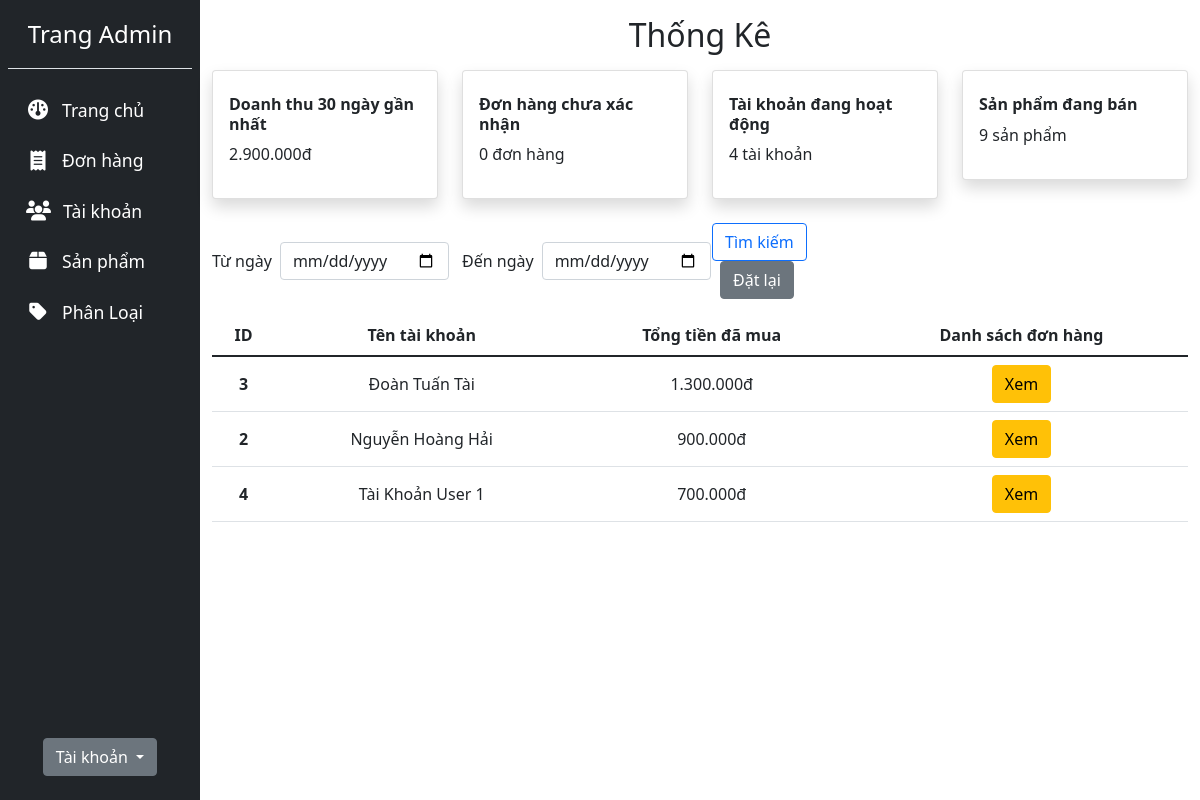
The app's page /admin/dashboard.php (signed in) with its own data.
### tables this page shows
CREATE TABLE `accounts` (
  `account_id` int(11) NOT NULL,
  `account_name` varchar(255) NOT NULL,
  `account_email` varchar(255) NOT NULL,
  `account_password` varchar(255) NOT NULL,
  `account_status` varchar(10) NOT NULL DEFAULT 'Active',
  `account_role` varchar(10) NOT NULL
);

### admin/dashboard.php (the view, shortened to what this page needs)
<?php
include '../server/connection.php';
$revenue_last_30_days_stmt = $conn->prepare("SELECT SUM(order_cost) AS revenue_last_30_days
                                        FROM orders
                                        WHERE order_date >= DATE_SUB(CURDATE(), INTERVAL 30 DAY)
                                        AND order_status = 'Thành công'");
$revenue_last_30_days_stmt->execute();
$revenue_last_30_days_result = $revenue_last_30_days_stmt->get_result();
$revenue_last_30_days_row = $revenue_last_30_days_result->fetch_assoc();
$order_stmt = $conn->prepare("SELECT COUNT(*) AS total
                              FROM orders
                              WHERE order_status = 'Chưa xác nhận'");
$order_stmt->execute();
$order_result = $order_stmt->get_result();
$order_row = $order_result->fetch_assoc();
$account_stmt = $conn->prepare("SELECT COUNT(*) AS total
                                FROM accounts
                                WHERE account_status = 'Active'");
$account_stmt->execute();
$account_result = $account_stmt->get_result();
$account_row = $account_result->fetch_assoc();
$product_stmt = $conn->prepare("SELECT COUNT(*) AS total
                                FROM products
                                WHERE product_status = 'Đang bán'");
$product_stmt->execute();
$product_result = $product_stmt->get_result();
$product_row = $product_result->fetch_assoc();
$date_condition = "";
$total_spent_stmt = $conn->prepare("SELECT a.account_id, a.account_name,
                                    SUM(o.order_cost) AS total_spent
                                    FROM accounts a
                                    JOIN orders o ON a.account_id = o.account_id
                                    WHERE o.order_status = 'Thành công' $date_condition
                                    GROUP BY a.account_id, a.account_name
                                    ORDER BY total_spent DESC
                                    LIMIT 5");
$total_spent_stmt->execute();
$total_spent_result = $total_spent_stmt->get_result();
?>
<!DOCTYPE html>
<html lang="en">
<head>
  <link href="https://cdn.jsdelivr.net/npm/bootstrap@5.1.3/dist/css/bootstrap.min.css" rel="stylesheet"
>
  <link rel="stylesheet" href="../admin/assets/css/style.css">
</head>
<body>
  <div class="container-fluid">
    <div class="row flex-nowrap">
      <?php include '../admin/layouts/sidebar.php'; ?>
      <div class="col py-3">
        <h2 class="text-center mb-3">Thống Kê</h2>
        <div class="row mb-4">
          <div class="col-12 col-md-3">
            <div class="card shadow">
              <div class="card-body py-4">
                <h6 class="mb-2 fw-bold">
                  Doanh thu 30 ngày gần nhất
                </h6>
                <p class="mb-2">
                  <?php echo number_format($revenue_last_30_days_row['revenue_last_30_days'], 0, ',', '.') . 'đ'; ?>
                </p>
              </div>
            </div>
          </div>
          <div class="col-12 col-md-3">
            <div class="card shadow">
              <div class="card-body py-4">
                <h6 class="mb-2 fw-bold">
                  Đơn hàng chưa xác nhận
                </h6>
                <p class="mb-2">
                  <?php echo $order_row['total']; ?> đơn hàng
                </p>
              </div>
            </div>
          </div>
          <div class="col-12 col-md-3">
            <div class="card shadow">
              <div class="card-body py-4">
                <h6 class="mb-2 fw-bold">
                  Tài khoản đang hoạt động
                </h6>
                <p class="mb-2">
                  <?php echo $account_row['total']; ?> tài khoản
                </p>
              </div>
            </div>
          </div>
          <div class="col-12 col-md-3">
            <div class="card shadow">
              <div class="card-body py-4">
                <h6 class="mb-2 fw-bold">
                  Sản phẩm đang bán
                </h6>
                <p class="mb-2">
                  <?php echo $product_row['total']; ?> sản phẩm
                </p>
              </div>
            </div>
          </div>
        </div>
        <form id="searchForm" action="dashboard.php" method="get">
          <div class="row mb-3">
            <div class="col-md-3 d-flex align-items-center">
              <label for="fromDay" class="form-label mb-0 me-2" style="white-space: nowrap;">Từ ngày</label>
              <input name="fromDay" id="fromDay" class="form-control" type="date" value="<?php if (isset($_GET['fromDay'])) echo $_GET['fromDay']; ?>">
            </div>
            <div class="col-md-3 d-flex align-items-center">
              <label for="toDay" class="form-label mb-0 me-2" style="white-space: nowrap;">Đến ngày</label>
              <input name="toDay" id="toDay" class="form-control" type="date" value="<?php if (isset($_GET['toDay'])) echo $_GET['toDay']; ?>">
            </div>
            <div class="col-md-2">
              <input type="submit" value="Tìm kiếm" name="search_btn" class="btn btn-outline-primary">
              <a href="dashboard.php" class="btn btn-secondary ms-2">Đặt lại</a>
            </div>
          </div>
        </form>
        <?php if ($total_spent_result->num_rows > 0) { ?>
          <table class="table text-center">
            <thead>
              <tr>
                <th scope="col">ID</th>
                <th scope="col">Tên tài khoản</th>
                <th scope="col">Tổng tiền đã mua</th>
                <th scope="col">Danh sách đơn hàng</th>
              </tr>
            </thead>
            <tbody>
              <?php while ($total_spent_row = $total_spent_result->fetch_assoc()) { ?>
                <tr class="align-middle">
                  <th scope="row"><?php echo $total_spent_row['account_id']; ?></th>
                  <td><?php echo $total_spent_row['account_name']; ?></td>
                  <td><?php echo number_format($total_spent_row['total_spent'], 0, ',', '.'); ?>đ</td>
                  <td>
                    <form action="orders_list.php?account_id=<?php echo $total_spent_row['account_id']; ?>" method="post">
                      <input type="submit" class="btn btn-warning" name="orders_list_btn" value="Xem">
                    </form>
                  </td>
                </tr>
              <?php } ?>
            </tbody>
          </table>
        <?php } else { ?>
          <p>Không tìm thấy kết quả</p>
        <?php } ?>
      </div>
    </div>
  </div>
</body>
</html>

### records on screen
accounts: account_id "3", account_name "Đoàn Tuấn Tài", total_spent "1.300.000"
accounts: account_id "2", account_name "Nguyễn Hoàng Hải", total_spent "900.000"
accounts: account_id "4", account_name "Tài Khoản User 1", total_spent "700.000"

### other values on screen
$revenue_last_30_days_row['revenue_last_30_days'] "2.900.000"
$order_row['total'] "0"
$account_row['total'] "4"
$product_row['total'] "9"
